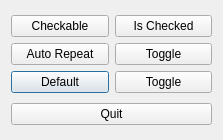
<?xml version="1.0" encoding="UTF-8"?>
<ui version="4.0">
 <class>Dialog</class>
 <widget class="QDialog" name="Dialog">
  <property name="geometry">
   <rect>
    <x>0</x>
    <y>0</y>
    <width>223</width>
    <height>140</height>
   </rect>
  </property>
  <property name="windowTitle">
   <string>Dialog</string>
  </property>
  <layout class="QVBoxLayout" name="verticalLayout">
   <item>
    <layout class="QGridLayout" name="gridLayout">
     <item row="0" column="0">
      <widget class="QPushButton" name="btnCheckable">
       <property name="text">
        <string>Checkable</string>
       </property>
       <property name="checkable">
        <bool>true</bool>
       </property>
       <property name="checked">
        <bool>false</bool>
       </property>
      </widget>
     </item>
     <item row="0" column="1">
      <widget class="QPushButton" name="btnIsChecked">
       <property name="text">
        <string>Is Checked</string>
       </property>
      </widget>
     </item>
     <item row="1" column="0">
      <widget class="QPushButton" name="btnAutoRepeat">
       <property name="text">
        <string>Auto Repeat</string>
       </property>
       <property name="autoRepeat">
        <bool>true</bool>
       </property>
      </widget>
     </item>
     <item row="1" column="1">
      <widget class="QPushButton" name="btnToggleAutoRepeat">
       <property name="text">
        <string>Toggle</string>
       </property>
      </widget>
     </item>
     <item row="2" column="0">
      <widget class="QPushButton" name="btnDefault">
       <property name="text">
        <string>Default</string>
       </property>
       <property name="default">
        <bool>true</bool>
       </property>
      </widget>
     </item>
     <item row="2" column="1">
      <widget class="QPushButton" name="btnToggleDefault">
       <property name="text">
        <string>Toggle</string>
       </property>
      </widget>
     </item>
    </layout>
   </item>
   <item>
    <widget class="QPushButton" name="btnQuit">
     <property name="text">
      <string>Quit</string>
     </property>
    </widget>
   </item>
  </layout>
 </widget>
 <resources/>
 <connections/>
</ui>
